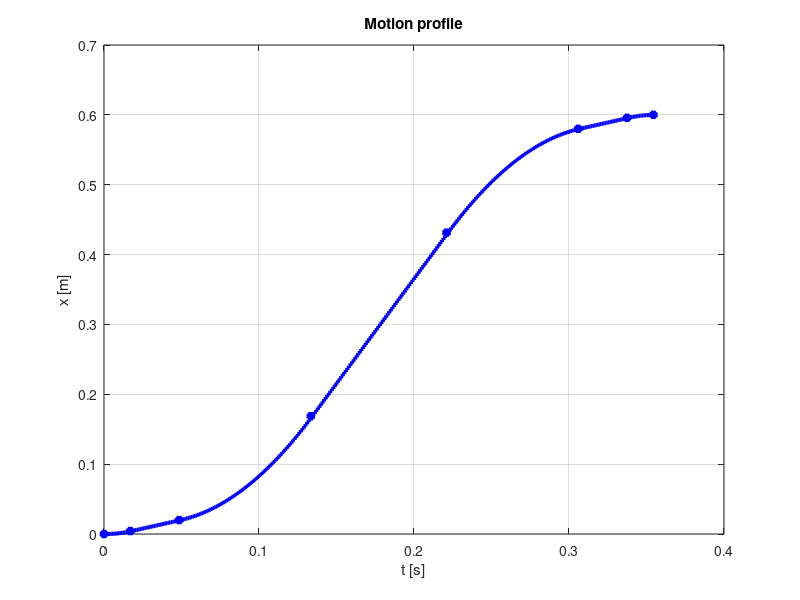
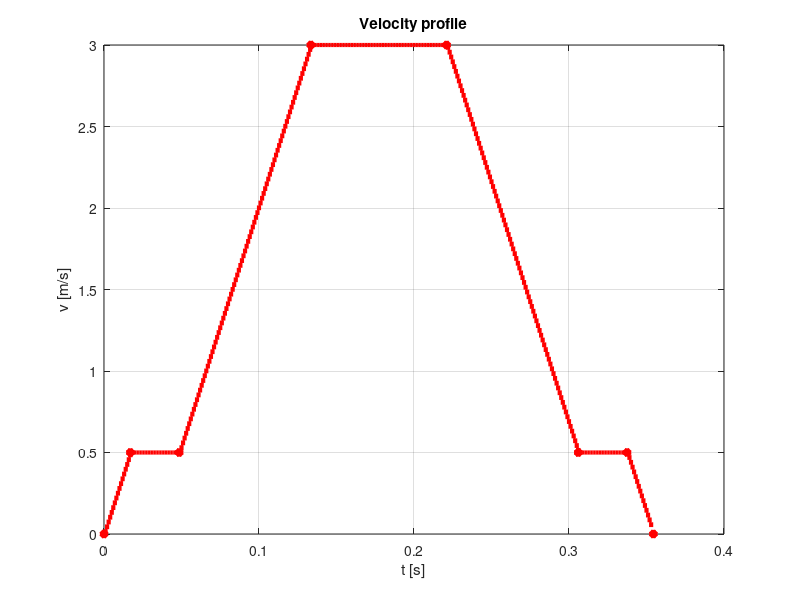
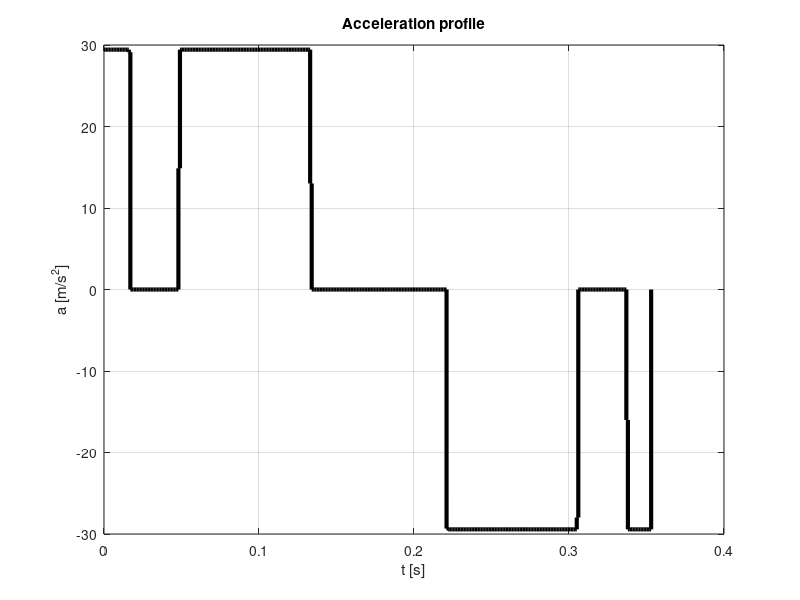

The MATLAB source for these figures, in order:
%
%   analyze_001.m
%
%   Martin Krucinski

g       = 9.81;     % [m/s^2]       Gravity acceleration
cm      = 0.01;     % [m]           1 centimeter
mm      = 0.001;    % [m]           1 millimeter
Ts      = 1e-3;     % [s]           motion profile sample time

a_max   = 3*g;      % [m/s^2]       Max acceleration
v_max   = 3;        % [m/s]         Max velocity
v_coll  = 0.5;      % [m/s]         Max allowed collision velocity

% delta_1 = 0;        % [m]           Max uncertainty at location 1
% delta_2 = 0;        % [m]           Max uncertainty at location 2


delta_1 = 2*cm;     % [m]           Max uncertainty at location 1
delta_2 = 2*cm;     % [m]           Max uncertainty at location 2

x1      = 0;        % [m]       Item 1 location
x2      = 600*mm;   % [m]       Item 2 location
dx      = x2 - x1;  % [m]       Move distance

%**************************************************************************
%   Calculate motion profile WITHOUT uncertainty
%**************************************************************************

if delta_1 < eps,
    
    dt1     = v_max / a_max;
    dt3     = dt1;
    
    dx1     = 1/2*v_max*dt1; %*** alternate equation 1/2*a_max*dt1^2;
    
    %   Check if max velocity will be reached (trapezoidal velocity profile)
    %   or not (triangular velocity profile)
    
    if dx1 < dx/2,
        dx3     = dx1;
        dx2     = dx - (dx1 + dx3);
        dt2     = dx2 / v_max;
        v_points        = [0 v_max v_max 0];
    else % max velocity will NOT be reached
        dt1     = sqrt(dx/a_max);
        dt2     = 0;
        dt3     = dt1;
        dx1     = dx/2;
        dx2     = 0;
        dx3     = dx/2;
        v2      = dt1*a_max;
        
        v_points    = [ 0 v2 v2 0];
    end
    
    
    t_points        = cumsum([0 dt1 dt2 dt3]);
    x_points        = cumsum([0 dx1 dx2 dx3]);
    
    
    t0              = t_points(1);
    tf              = t_points(end);
    N               = round( (tf-t0)/Ts);
    t               = (0:(N-1))*Ts;
    
    v               = zeros(1,N);
    x               = zeros(1,N);
    
    for i=1:N,
        if t(i) < t_points(2),
            v(i)    = a_max*t(i);
        elseif t(i) < t_points(3),
            v(i)    = v_points(2);
        else
            v(i)    = v_points(3) - a_max*(t(i) - t_points(3));
        end
    end
    
else    % delta_1 >= eps
    %**************************************************************************
    %   Calculate motion profile WITH uncertainty
    %**************************************************************************
    
    %   First, check if v_coll will be reached WITHIN uncertainty zone around
    %   item 1
    
    dx1     = 1/2*v_coll^2/a_max;
    
    if dx1 < delta_1,  % v_coll reached WITHIN uncertainty zone
        dt1     = v_coll/a_max;
        dx2     = delta_1 -dx1;
        dt2     = dx2 / v_coll;     % time spent at safe velocity
        
        dt3     = (v_max - v_coll)/a_max; % acceleration time to max velocity
        dx3     = 1/2*(v_max + v_coll)*dt3;
        
        %   max velocity segment (if reached)
        dx4     = dx - 2 * (dx1 + dx2  + dx3);
        dt4     = dx4 / v_max;
        
        %   Segments 5 - 7 "mirror" images of segments 1-3 for now
        
        dt5     = dt3;
        dt6     = dt2;
        dt7     = dt1;
        dx5     = dx3;
        dx6     = dx2;
        dx7     = dx1;
        
        v_points        = [0 v_coll v_coll v_max v_max v_coll v_coll 0];
        
        t_points        = cumsum([0 dt1 dt2 dt3 dt4 dt5 dt6 dt7]);
        x_points        = cumsum([0 dx1 dx2 dx3 dx4 dx5 dx6 dx7]);
        
        t0              = t_points(1);
        tf              = t_points(end);
        N               = round( (tf-t0)/Ts);
        t               = (0:(N-1))*Ts;
        
        v               = zeros(1,N);
        x               = zeros(1,N);
        for i=1:N,
            if t(i) < t_points(2),
                v(i)    = a_max*t(i);
            elseif t(i) < t_points(3),
                v(i)    = v_coll;
            elseif t(i) < t_points(4),
                v(i)    = v_coll + (t(i) - t_points(3)) * a_max;
            elseif t(i) < t_points(5),
                v(i)    = v_max;
            elseif t(i) < t_points(6),
                v(i)    = v_max - (t(i) - t_points(5))*a_max;
            elseif t(i) < t_points(7),
                v(i)    = v_coll;
            else
                v(i)    = v_coll - a_max*(t(i) - t_points(7));
            end
        end
    end     % v_coll reached WITHIN uncertainty zone
    
    %
    %   add code here for when v_coll NOT reached WITHIN uncertainty zone,
    %   in this case, there is no dwell time at v_coll, just straight accel
    %   / decel at a velocity that is already smaller than v_coll in the uncertainty zone
    
    %   There will also be a case for when you need to limit velocity in
    %   the uncertainty zone BUT you don't achieve v_max in the
    %   remainder of the move
    
    
    
    
end     %   Calculate motion profile WITH uncertainty

x           = x1 + [0 cumsum(Ts*v(1:(end-1)))];
a           = [diff(v)/Ts 0];

f1= figure;
set(f1, 'DefaultLineLineWidth',3);
plot(t_points, x_points, 'b*');
hold on
p12=stairs(t,x,'b');
set(p12,'LineWidth',3);
grid on
xlabel('t [s]');
ylabel('x [m]');
title('Motion profile')

f2= figure;
set(f2, 'DefaultLineLineWidth',3);
plot(t_points, v_points, 'r*');
hold on
p22=stairs(t,v,'r');
set(p22,'LineWidth',3);
grid on
xlabel('t [s]');
ylabel('v [m/s]');
title('Velocity profile')

f3= figure;
set(f3, 'DefaultLineLineWidth',3);
p22=stairs(t,a,'k');
set(p22,'LineWidth',3);
grid on
xlabel('t [s]');
ylabel('a [m/s^2]');
title('Acceleration profile')

disp('Motion analysis results:')
disp([ 'Move time = ' num2str(tf) ' [s]'])

